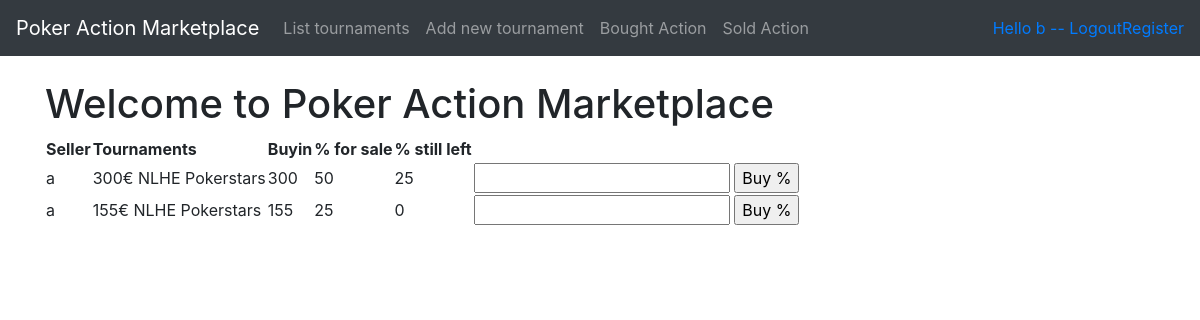
Screenshot of /tournaments/ (signed in) with the database file from the repository.
### application/auth/models.py (models this page shows, shortened)
class User(Base):
    __tablename__ = "account"
    name = db.Column(db.String(144), nullable=False)
    username = db.Column(db.String(144), nullable=False)
    password = db.Column(db.String(144), nullable=False)
    tournaments = db.relationship('TournamentPackage', backref='account', lazy=True)

### application/tournamentPackages/models.py (models this page shows, shortened)
class TournamentPackage(Base):
    tournament = db.Column(db.String(144), nullable=False)
    buyIn = db.Column(db.Integer, nullable=False)
    pctToBeSold = db.Column(db.Integer, nullable=False)
    pctLeft = db.Column(db.Integer, nullable=False)
    account_id = db.Column(db.Integer, db.ForeignKey('account.id'), nullable=False)
    def __init__(self, tournament, buyIn, pctToBeSold):
        self.tournament = tournament
        self.buyIn = buyIn
        self.pctToBeSold = pctToBeSold
        self.pctLeft = pctToBeSold
        self.user = ''
        self.userid = ''
    @staticmethod
    def join_account_on_tournaments():
        stmt = text("SELECT * FROM tournament_package"
                    " LEFT JOIN account on tournament_package.account_id = account.id")
        res = db.engine.execute(stmt)
        tournaments = []
        for row in res:
            tournament = TournamentPackage(row[3], row[4], row[5])
            tournament.user = row[-2]
            tournament.id = row[0]
            tournament.userid = row[7]
            tournament.pctLeft = row[6]
            if tournament.userid == current_user.id:
                continue
            tournaments.append(tournament)
        return tournaments

### application/tournamentPackages/views.py (the view)
@app.route('/tournaments/', methods=['GET'])
@login_required
def tournaments_index():
    tournaments = TournamentPackage.join_account_on_tournaments()
    tournaments.sort(key = lambda x: x.user, reverse=True)
    return render_template('tournaments/list.html', tournaments = tournaments)

### application/__init__.py (called while the page is built)
@login_manager.user_loader
def load_user(user_id):
    return User.query.get(user_id)

### application/templates/tournaments/list.html
{% extends "layout.html" %}
{% block body %}
<h1>Welcome to Poker Action Marketplace</h1>
<table>
  <th>Seller</th>
  <th>Tournaments</th>
  <th>Buyin</th>
  <th>% for sale</th>
  <th>% still left</th>
  {% for tournament in tournaments %}
  <tr>
    <td>{{ tournament.user }}</td>
    <td>{{ tournament.tournament }}</td>
    <td>{{ tournament.buyIn }}</td>
    <td>{{ tournament.pctToBeSold }}</td>
    <td>{{ tournament.pctLeft }}</td>
    <td><form method="POST", action="{{ url_for('tournaments_buy_percentage', tournament_id = tournament.id) }}">
      <input name="text">
      <input type="submit", value='Buy %'>
    </form></td>
  </tr>
{% endfor %}
</table>
{% endblock %}

### application/templates/layout.html (shortened to what this page needs)
<!DOCTYPE html>
<html>
<head>
  <link rel="stylesheet" href="https://maxcdn.bootstrapcdn.com/bootstrap/4.0.0/css/bootstrap.min.css">
</head>
<body>
  <nav class="navbar navbar-expand-md navbar-dark bg-dark mb-4">
    <a class="navbar-brand" href="#">Poker Action Marketplace</a>
      <div class="collapse navbar-collapse" id="navbarCollapse">
        <ul class="navbar-nav mr-auto">
          <li class="nav-item">
            <a class="nav-link" href="{{ url_for('tournaments_index') }} ">List tournaments</a>
          </li>
          <li class="nav-item">
            <a class="nav-link" href="{{ url_for('tournaments_form') }} ">Add new tournament</a>
          </li>
          <li class="nav-item">
            <a class="nav-link" href="{{ url_for('show_purchased_tournaments') }}">Bought Action</a>
          </li>
          <li class="nav-item">
            <a class="nav-link" href="{{ url_for('show_sold_tournaments') }}">Sold Action</a>
          </li>
        </ul>
        <div class="form-inline mt-2 mt-md-0">
          {% if current_user.is_authenticated %}
          <a href="{{ url_for('auth_logout') }}">Hello {{ current_user.name }} -- Logout</a>
          {% else %}
          <a class="nav-item" href="{{ url_for('auth_login') }}">Login</a>
          {% endif %}
          <a class="nav-item" href="{{ url_for('auth_register') }}">Register</a>
        </div>
      </div>
      </nav>
<main role="main" class="container">
  {% block body %}{% endblock %}
</main>
</body>
</html>

### rows the page displays
User: name "b"
TournamentPackage: user "a", tournament "300€ NLHE Pokerstars", buyIn "300", pctToBeSold "50", pctLeft "25"
TournamentPackage: user "a", tournament "155€ NLHE Pokerstars", buyIn "155", pctToBeSold "25", pctLeft "0"
